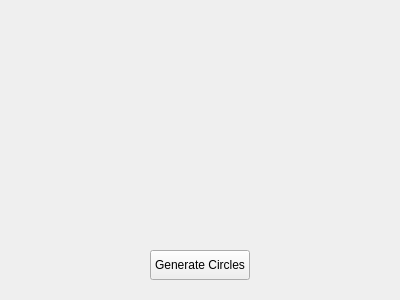
<?xml version="1.0" encoding="UTF-8"?>
<ui version="4.0">
 <class>MainWindow</class>
 <widget class="QWidget" name="MainWindow">
  <property name="geometry">
   <rect>
    <x>0</x>
    <y>0</y>
    <width>400</width>
    <height>300</height>
   </rect>
  </property>
  <property name="windowTitle">
   <string>Random Circles</string>
  </property>
  <widget class="QPushButton" name="pushButton">
   <property name="geometry">
    <rect>
     <x>150</x>
     <y>250</y>
     <width>100</width>
     <height>30</height>
    </rect>
   </property>
   <property name="text">
    <string>Generate Circles</string>
   </property>
  </widget>
 </widget>
 <resources/>
 <connections/>
</ui>
